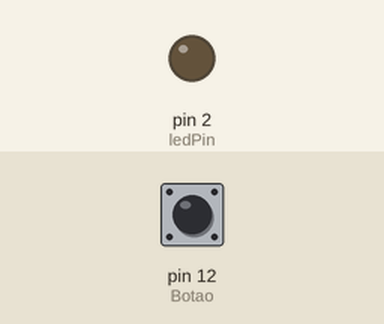
Simulated run of this sketch. Board: Arduino Uno, built with avr-gcc and run on an emulated ATmega328P. On the bench: output pins drawn as LEDs (lit = HIGH). Dashed ring = blinking. The inputs (shaded band) are chosen by the test bench; at power-on: pin 12 (Botao) LOW.

Above: at 1.2 s.
1.3 s: pin 12 (Botao) pulled HIGH for 3.2 s
At 2.0 s:
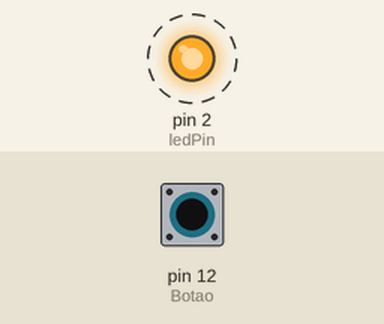
Timing chart, 0 to 5.8 s (numbered marks = the images above; inputs shaded):
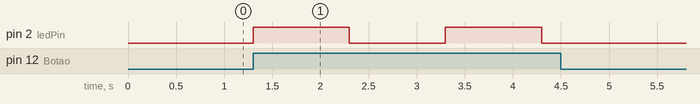

Measured:
- after the input at 1.3 s, pin 2 (ledPin): alternates HIGH for 1.0 s and LOW for 1.0 s, 4 changes in all, then stays LOW, starting at once

The sketch:

codigo.ino
```cpp
const int ledPin = 2; //led no pino 2
const int Botao = 12; //botao no pino 12
int estadoBotao; //Variavel para ler o status do pushbutton

void setup(){
    pinMode(ledPin, OUTPUT); //Pino do led será saída
    pinMode(Botao, INPUT); //Pino com botão será entrada
}

void loop(){
    estadoBotao = digitalRead(Botao); //le o estado do botão - HIGH OU LOW

    if (estadoBotao == HIGH){ //Se botão estiver pressionado (HIGH)
      PiscaLedVermelho();
    }
    else{ //se não estiver pressionado (LOW)
        digitalWrite(ledPin, LOW); //deixa o led do pino 2 apagado
    }
}


void PiscaLedVermelho ()
{
  digitalWrite (ledPin, HIGH); // acende o led do pino 2.
  delay (1000);
  digitalWrite(ledPin, LOW); //deixa o led do pino 2 apagado
  delay (1000);
}
```
